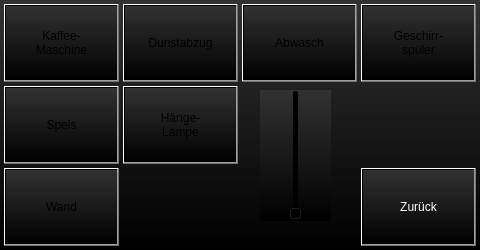
<?xml version="1.0" encoding="UTF-8"?>
<ui version="4.0">
 <class>kuechewindow</class>
 <widget class="QDialog" name="kuechewindow">
  <property name="geometry">
   <rect>
    <x>0</x>
    <y>0</y>
    <width>480</width>
    <height>250</height>
   </rect>
  </property>
  <property name="windowTitle">
   <string>Dialog</string>
  </property>
  <property name="styleSheet">
   <string notr="true">background-color: qlineargradient(spread:pad, x1:0.5, y1:1, x2:0.5, y2:0.0, stop:0 rgba(0, 0, 0, 255), stop:1 rgba(50, 50, 50, 255));</string>
  </property>
  <widget class="QPushButton" name="pushButtonLightSpeis">
   <property name="geometry">
    <rect>
     <x>4</x>
     <y>86</y>
     <width>115</width>
     <height>78</height>
    </rect>
   </property>
   <property name="sizePolicy">
    <sizepolicy hsizetype="Fixed" vsizetype="Fixed">
     <horstretch>0</horstretch>
     <verstretch>0</verstretch>
    </sizepolicy>
   </property>
   <property name="text">
    <string>Speis</string>
   </property>
  </widget>
  <widget class="QPushButton" name="pushButtonLight">
   <property name="geometry">
    <rect>
     <x>123</x>
     <y>86</y>
     <width>115</width>
     <height>78</height>
    </rect>
   </property>
   <property name="sizePolicy">
    <sizepolicy hsizetype="Fixed" vsizetype="Fixed">
     <horstretch>0</horstretch>
     <verstretch>0</verstretch>
    </sizepolicy>
   </property>
   <property name="text">
    <string>Hänge-
Lampe</string>
   </property>
  </widget>
  <widget class="QPushButton" name="pushButtonLightWand">
   <property name="geometry">
    <rect>
     <x>4</x>
     <y>168</y>
     <width>115</width>
     <height>78</height>
    </rect>
   </property>
   <property name="sizePolicy">
    <sizepolicy hsizetype="Fixed" vsizetype="Fixed">
     <horstretch>0</horstretch>
     <verstretch>0</verstretch>
    </sizepolicy>
   </property>
   <property name="text">
    <string>Wand</string>
   </property>
  </widget>
  <widget class="QPushButton" name="pushButtonLightAbwasch">
   <property name="geometry">
    <rect>
     <x>242</x>
     <y>4</y>
     <width>115</width>
     <height>78</height>
    </rect>
   </property>
   <property name="sizePolicy">
    <sizepolicy hsizetype="Fixed" vsizetype="Fixed">
     <horstretch>0</horstretch>
     <verstretch>0</verstretch>
    </sizepolicy>
   </property>
   <property name="text">
    <string>Abwasch</string>
   </property>
  </widget>
  <widget class="QPushButton" name="pushButtonBack">
   <property name="geometry">
    <rect>
     <x>361</x>
     <y>168</y>
     <width>115</width>
     <height>78</height>
    </rect>
   </property>
   <property name="sizePolicy">
    <sizepolicy hsizetype="Fixed" vsizetype="Fixed">
     <horstretch>0</horstretch>
     <verstretch>0</verstretch>
    </sizepolicy>
   </property>
   <property name="styleSheet">
    <string notr="true">color: rgb(255, 255, 255);</string>
   </property>
   <property name="text">
    <string>Zurück</string>
   </property>
  </widget>
  <widget class="QPushButton" name="pushButtonLightKaffee">
   <property name="geometry">
    <rect>
     <x>4</x>
     <y>4</y>
     <width>115</width>
     <height>78</height>
    </rect>
   </property>
   <property name="sizePolicy">
    <sizepolicy hsizetype="Fixed" vsizetype="Fixed">
     <horstretch>0</horstretch>
     <verstretch>0</verstretch>
    </sizepolicy>
   </property>
   <property name="text">
    <string>Kaffee-
Maschine</string>
   </property>
  </widget>
  <widget class="QPushButton" name="pushButtonLightDunstabzug">
   <property name="geometry">
    <rect>
     <x>123</x>
     <y>4</y>
     <width>115</width>
     <height>78</height>
    </rect>
   </property>
   <property name="sizePolicy">
    <sizepolicy hsizetype="Fixed" vsizetype="Fixed">
     <horstretch>0</horstretch>
     <verstretch>0</verstretch>
    </sizepolicy>
   </property>
   <property name="text">
    <string>Dunstabzug</string>
   </property>
  </widget>
  <widget class="QPushButton" name="pushButtonLightGeschirrspueler">
   <property name="geometry">
    <rect>
     <x>361</x>
     <y>4</y>
     <width>115</width>
     <height>78</height>
    </rect>
   </property>
   <property name="sizePolicy">
    <sizepolicy hsizetype="Fixed" vsizetype="Fixed">
     <horstretch>0</horstretch>
     <verstretch>0</verstretch>
    </sizepolicy>
   </property>
   <property name="text">
    <string>Geschirr-
spüler</string>
   </property>
  </widget>
  <widget class="QSlider" name="verticalSlider">
   <property name="geometry">
    <rect>
     <x>260</x>
     <y>90</y>
     <width>71</width>
     <height>131</height>
    </rect>
   </property>
   <property name="maximum">
    <number>65535</number>
   </property>
   <property name="pageStep">
    <number>6500</number>
   </property>
   <property name="orientation">
    <enum>Qt::Vertical</enum>
   </property>
   <property name="tickPosition">
    <enum>QSlider::NoTicks</enum>
   </property>
  </widget>
 </widget>
 <resources/>
 <connections/>
</ui>
